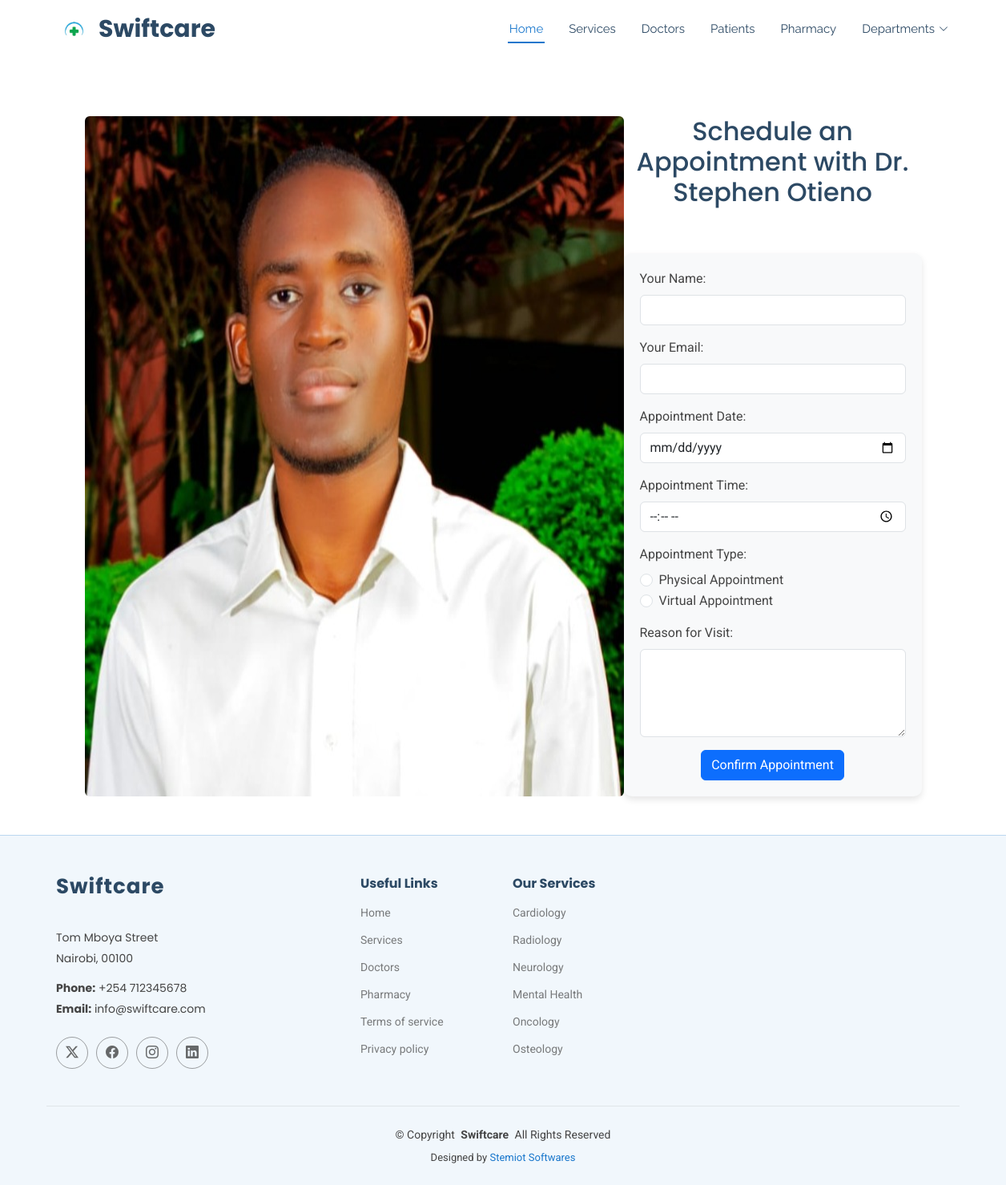
The app's page /appointment/12/ with its own data.
### swiftcare/models.py (models this page shows, shortened)
class Doctor(models.Model):
    doctor_name = models.CharField(max_length=100)
    doctor_email = models.EmailField()
    doctor_contact = models.CharField(max_length=50)
    SPECIALIZATION_CHOICES = [
        ('Cardiology', 'Cardiology'),
        ('Radiology', 'Radiology'),
        ('Neurology', 'Neurology'),
        ('Mental Health', 'Mental Health'),
        ('Oncology', 'Oncology'),
        ('Osteology', 'Osteology'),
    ]
    doctor_specialization = models.CharField(max_length=50, choices=SPECIALIZATION_CHOICES, default='cardiology')
    AVAILABILITY_CHOICES = [
        ('7am-1pm', '7am-1pm'),
        ('1pm-6pm', '1pm-6pm'),
        ('6pm-9pm', '6pm-9pm'),
        ('9pm-7am', '9pm-7am'),
    ]
    doctor_availability = models.CharField(max_length=50, choices=AVAILABILITY_CHOICES, default='7am-1pm')
    doctor_image = models.ImageField(upload_to='doctors/')

### swiftcare/views.py (the view, shortened to what this page needs)
# urls.py: path("appointment/<int:doctor_id>/", views.appointment, name="book_appointment"),
def appointment(request, doctor_id):
    doctor = get_object_or_404(Doctor, id=doctor_id)  # Fetch doctor by ID
    return render(request, "appointment.html", {"doctor": doctor,"doctor_id":doctor_id})

### swiftcare/templates/appointment.html (shortened to what this page needs)
{% load static %}
<!DOCTYPE html>
<html lang="en">
<head>
  <link href="{% static 'assets/vendor/bootstrap/css/bootstrap.min.css' %}" rel="stylesheet">
  <link href="{% static 'assets/vendor/bootstrap-icons/bootstrap-icons.css' %}" rel="stylesheet">
  <link href="{%  static 'assets/vendor/aos/aos.css' %}" rel="stylesheet">
  <link href="{%  static 'assets/vendor/fontawesome-free/css/all.min.css' %}" rel="stylesheet">
  <link href="{%  static 'assets/vendor/glightbox/css/glightbox.min.css' %}" rel="stylesheet">
  <link href="{%  static 'assets/vendor/swiper/swiper-bundle.min.css' %}" rel="stylesheet">
  <link href="{%  static 'assets/css/main.css' %}" rel="stylesheet">
</head>
<body class="index-page">
  <header id="header" class="header sticky-top">
    <div class="branding d-flex align-items-center">
      <div class="container position-relative d-flex align-items-center justify-content-between">
        <a href="{% url 'homepage' %}" class="logo d-flex align-items-center me-auto">
           <img src="{% static 'assets/img/logo1.jpg' %}" alt="">
          <h1 class="sitename">Swiftcare</h1>
        </a>
        <nav id="navmenu" class="navmenu">
          <ul>
            <li><a href="{% url 'homepage' %}" class="active">Home<br></a></li>
            <li><a href="{% url 'homepage' %}#services">Services</a></li>
            <li><a href="{% url 'doctors' %}">Doctors</a></li>
            <li><a href="{% url 'registered_patients' %}">Patients</a></li>
            <li><a href="{% url 'pharmacy' %}">Pharmacy</a></li>
            <li class="dropdown"><a href="#"><span>Departments</span> <i class="bi bi-chevron-down toggle-dropdown"></i></a>
            </li>
          </ul>
        </nav>
      </div>
    </div>
  </header>
<main class="main"><br><br><br>
  <div class="container d-flex justify-content-center">
        {% if doctor.doctor_image %}
                            <img src="{{ doctor.doctor_image.url }}" class="img-fluid rounded doctor-image" alt="Doctor Image">
                        {% else %}
                            <img src="/media/doctors/default.jpg" class="img-fluid rounded doctor-image" alt="Default Doctor Image">
                        {% endif %}
    <div class="col-md-4">
        <h2 class="text-center">Schedule an Appointment with {{ doctor.doctor_name }}</h2>
        <br>
      <form action="{% url 'book_appointment' doctor.id %}" method="POST" enctype="multipart/form-data" class="mt-4 appointment_form">
            <div class="mb-3">
                <label for="name" class="form-label">Your Name:</label>
                <input type="text" name="name" id="name" class="form-control" required>
            </div>
            <div class="mb-3">
                <label for="email" class="form-label">Your Email:</label>
                <input type="email" name="email" id="email" class="form-control" required>
            </div>
            <div class="mb-3">
                <label for="date" class="form-label">Appointment Date:</label>
                <input type="date" name="date" id="date" class="form-control" required>
            </div>
            <div class="mb-3">
                <label for="time" class="form-label">Appointment Time:</label>
                <input type="time" name="time" id="time" class="form-control" required>
            </div>
    <div class="mb-3">
        <label class="form-label">Appointment Type:</label>
        <div class="form-check">
            <input class="form-check-input" type="radio" name="appointment_type" id="physical" value="Physical" required>
            <label class="form-check-label" for="physical">Physical Appointment</label>
        </div>
        <div class="form-check">
            <input class="form-check-input" type="radio" name="appointment_type" id="virtual" value="Virtual">
            <label class="form-check-label" for="virtual">Virtual Appointment</label>
        </div>
    </div>
            <div class="mb-3">
                <label for="reason" class="form-label">Reason for Visit:</label>
                <textarea name="reason" id="reason" class="form-control" rows="4" ></textarea>
            </div>
            <div class="text-center">
                <button type="submit" class="btn btn-primary">Confirm Appointment</button>
            </div>
        </form>
    </div>
</div>
</main>
  <br><br>
  <footer id="footer" class="footer light-background">
    <div class="container footer-top">
      <div class="row gy-4">
        <div class="col-lg-4 col-md-6 footer-about">
          <a href="index.html" class="logo d-flex align-items-center">
            <span class="sitename">Swiftcare</span>
          </a>
          <div class="footer-contact pt-3">
            <p>Tom Mboya Street</p>
            <p>Nairobi, 00100</p>
            <p class="mt-3"><strong>Phone:</strong> <span>+254 712345678</span></p>
            <p><strong>Email:</strong> <span>info@swiftcare.com</span></p>
          </div>
          <div class="social-links d-flex mt-4">
            <a href=""><i class="bi bi-twitter-x"></i></a>
            <a href=""><i class="bi bi-facebook"></i></a>
            <a href=""><i class="bi bi-instagram"></i></a>
            <a href=""><i class="bi bi-linkedin"></i></a>
          </div>
        </div>
        <div class="col-lg-2 col-md-3 footer-links">
          <h4>Useful Links</h4>
          <ul>
            <li><a href="{% url 'homepage' %}">Home</a></li>
            <li><a href="{% url 'homepage' %}#services">Services</a></li>
              <li><a href="{% url 'doctors' %}">Doctors</a></li>
              <li><a href="{% url 'pharmacy' %}">Pharmacy</a></li>
            <li><a href="#">Terms of service</a></li>
            <li><a href="#">Privacy policy</a></li>
          </ul>
        </div>
        <div class="col-lg-2 col-md-3 footer-links">
          <h4>Our Services</h4>
          <ul>
            <li><a href="{% url 'homepage' %}#services">Cardiology</a></li>
            <li><a href="{% url 'homepage' %}#services">Radiology</a></li>
            <li><a href="{% url 'homepage' %}#services">Neurology</a></li>
            <li><a href="{% url 'homepage' %}#services">Mental Health</a></li>
            <li><a href="{% url 'homepage' %}#services">Oncology</a></li>
            <li><a href="{% url 'homepage' %}#services">Osteology</a></li>
          </ul>
        </div>
      </div>
    </div>
    <div class="container copyright text-center mt-4">
      <p>© <span>Copyright</span> <strong class="px-1 sitename">Swiftcare</strong> <span>All Rights Reserved</span></p>
      <div class="credits">
        Designed by <a href="https://stemiotsoftwares.onrender.com/">Stemiot Softwares</a>
      </div>
    </div>
  </footer>
</body>
</html>

### swiftcare/static/assets/css/main.css (style rules this page uses)
:root { --default-font: "Roboto", system-ui, -apple-system, "Segoe UI", Roboto, "Helvetica Neue", Arial, "Noto Sans", "Liberation Sans", sans-serif, "Apple Color Emoji", "Segoe UI Emoji", "Segoe UI Symbol", "Noto Color Emoji"; --heading-font: "Poppins", sans-serif; --nav-font: "Raleway", sans-serif; }
:root { --background-color: #ffffff; --default-color: #444444; --heading-color: #2c4964; --accent-color: #1977cc; --surface-color: #ffffff; --contrast-color: #ffffff; }
:root { --nav-color: #2c4964; --nav-hover-color: #1977cc; --nav-mobile-background-color: #ffffff; --nav-dropdown-background-color: #ffffff; --nav-dropdown-color: #2c4964; --nav-dropdown-hover-color: #1977cc; }
.light-background { --background-color: #f1f7fc; --surface-color: #ffffff; }
:root { scroll-behavior: smooth; }
body { color: var(--default-color); background-color: var(--background-color); font-family: var(--default-font); }
a { color: var(--accent-color); text-decoration: none; transition: 0.3s; }
h1, h2, h3, h4, h5, h6 { color: var(--heading-color); font-family: var(--heading-font); }
.header { color: var(--default-color); transition: all 0.5s; z-index: 997; background-color: var(--background-color); }
.header .branding { min-height: 60px; padding: 10px 0; }
.header .logo { line-height: 1; }
.header .logo img { max-height: 36px; margin-right: 8px; }
.header .logo h1 { font-size: 30px; margin: 0; font-weight: 700; color: var(--heading-color); }
@media (min-width: 1200px) { .navmenu { padding: 0; } }
@media (min-width: 1200px) { .navmenu ul { margin: 0; padding: 0; display: flex; list-style: none; align-items: center; } }
@media (min-width: 1200px) { .navmenu li { position: relative; } }
@media (min-width: 1200px) { .navmenu>ul>li { white-space: nowrap; padding: 15px 14px; } }
@media (min-width: 1200px) { .navmenu>ul>li:last-child { padding-right: 0; } }
@media (min-width: 1200px) { .navmenu a, .navmenu a:focus { color: var(--nav-color); font-size: 15px; padding: 0 2px; font-family: var(--nav-font); font-weight: 400; display: flex; align-items: center; justify-content: space-between; white-space: nowrap; transition: 0.3s; position: relative; } }
@media (min-width: 1200px) { .navmenu a i, .navmenu a:focus i { font-size: 12px; line-height: 0; margin-left: 5px; transition: 0.3s; } }
@media (min-width: 1200px) { .navmenu>ul>li>a:before { content: ""; position: absolute; width: 100%; height: 2px; bottom: -6px; left: 0; background-color: var(--nav-hover-color); visibility: hidden; width: 0px; transition: all 0.3s ease-in-out 0s; } }
@media (min-width: 1200px) { .navmenu a:hover:before, .navmenu li:hover>a:before, .navmenu .active:before { visibility: visible; width: 100%; } }
@media (min-width: 1200px) { .navmenu li:hover>a, .navmenu .active, .navmenu .active:focus { color: var(--nav-hover-color); } }
.footer { color: var(--default-color); background-color: var(--background-color); border-top: 1px solid color-mix(in srgb, var(--accent-color), transparent 75%); font-size: 14px; position: relative; }
.footer .footer-top { padding-top: 50px; }
.footer .footer-about .logo { line-height: 1; margin-bottom: 25px; }
.footer .footer-about .logo span { color: var(--heading-color); font-family: var(--heading-font); font-size: 26px; font-weight: 700; letter-spacing: 1px; }
.footer .footer-about p { font-size: 14px; font-family: var(--heading-font); }
.footer .social-links a { display: flex; align-items: center; justify-content: center; width: 40px; height: 40px; border-radius: 50%; border: 1px solid color-mix(in srgb, var(--default-color), transparent 50%); font-size: 16px; color: color-mix(in srgb, var(--default-color), transparent 20%); margin-right: 10px; transition: 0.3s; }
.footer h4 { font-size: 16px; font-weight: bold; position: relative; padding-bottom: 12px; }
.footer .footer-links { margin-bottom: 30px; }
.footer .footer-links ul { list-style: none; padding: 0; margin: 0; }
.footer .footer-links ul li { padding: 10px 0; display: flex; align-items: center; }
.footer .footer-links ul li:first-child { padding-top: 0; }
.footer .footer-links ul a { color: color-mix(in srgb, var(--default-color), transparent 30%); display: inline-block; line-height: 1; }
.footer .footer-contact p { margin-bottom: 5px; }
.footer .copyright { padding-top: 25px; padding-bottom: 25px; border-top: 1px solid color-mix(in srgb, var(--default-color), transparent 90%); }
.footer .copyright p { margin-bottom: 0; }
.footer .credits { margin-top: 8px; font-size: 13px; }

### records on screen
Doctor: doctor_image (picture), doctor_name "Dr. Stephen Otieno"
